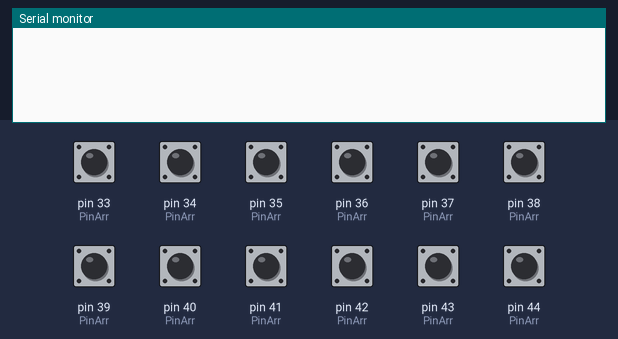
A sketch run on a simulated Arduino Mega 2560, built with avr-gcc and run on an emulated ATmega2560. On the bench: the last lines printed to the serial monitor. Inputs (shaded band) come from the test bench; at power-on: pin 33 (PinArr), pin 34 (PinArr), pin 35 (PinArr), pin 36 (PinArr), pin 37 (PinArr), pin 38 (PinArr), pin 39 (PinArr), pin 40 (PinArr), pin 41 (PinArr), pin 42 (PinArr), pin 43 (PinArr), pin 44 (PinArr) HIGH.

Above: at 1.2 s.
1.3 s: pin 33 (PinArr) pulled LOW for 0.15 s
At 2.0 s:
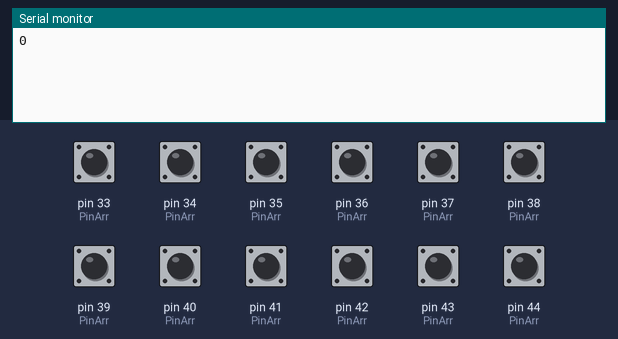
2.9 s: pin 34 (PinArr) pulled LOW for 0.15 s
At 4.1 s:
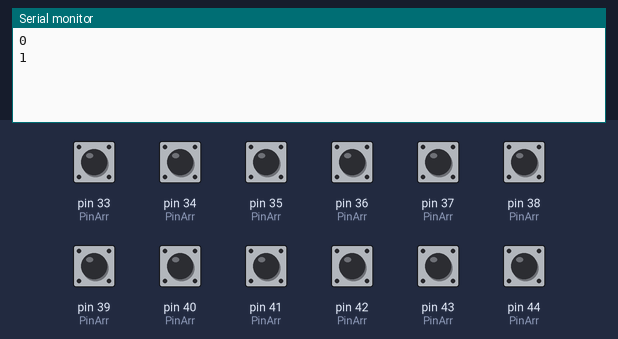
4.5 s: pin 35 (PinArr) pulled LOW for 0.15 s
At 5.6 s:
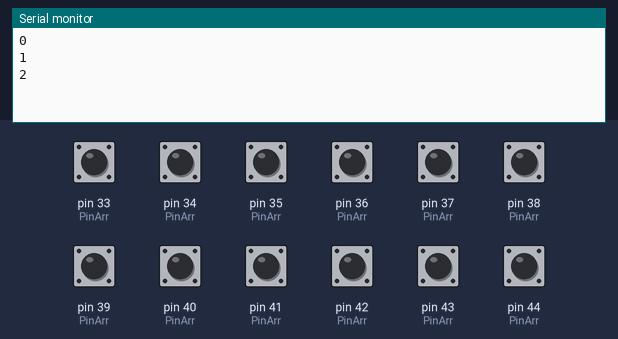
6.1 s: pin 36 (PinArr) pulled LOW for 0.15 s
At 6.8 s:
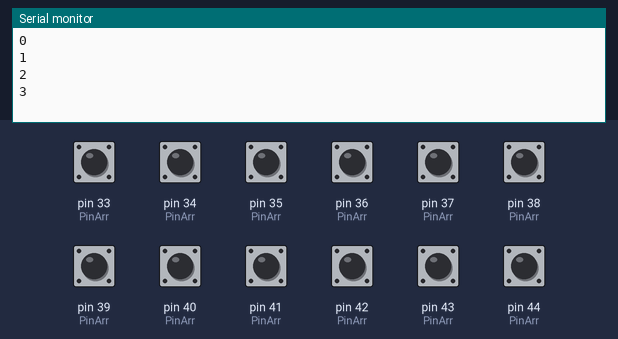
7.7 s: pin 37 (PinArr) pulled LOW for 0.15 s
At 8.1 s:
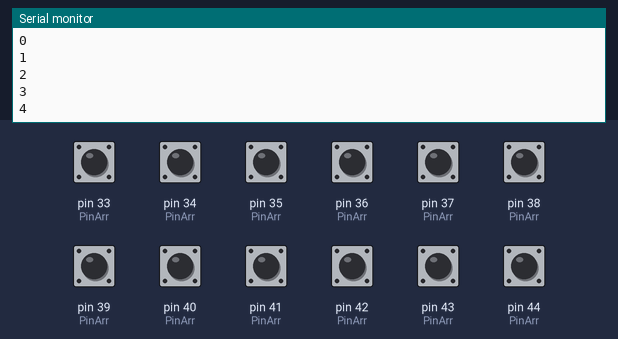
9.3 s: pin 38 (PinArr) pulled LOW for 0.15 s
At 10.5 s:
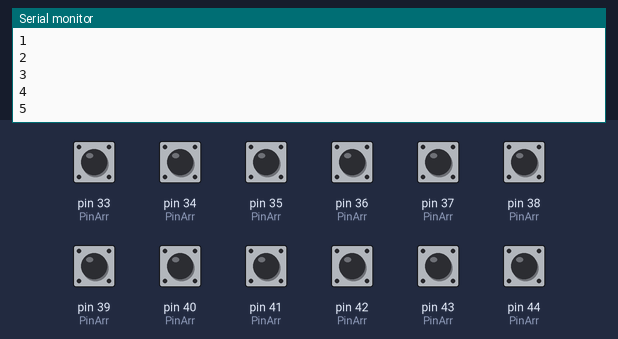
Timing chart, 0 to 11.9 s (numbered marks = the images above; inputs shaded):
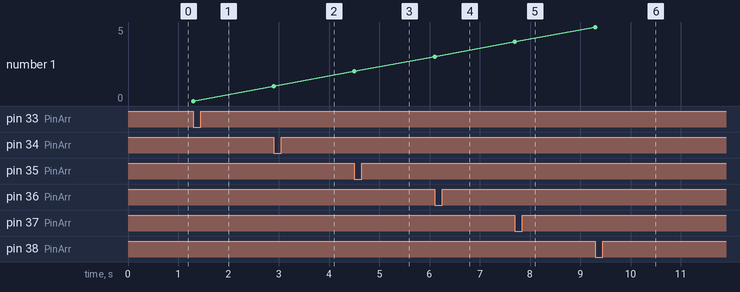

Measured:
- after the input at 1.3 s, the serial monitor: prints a new line at once (image 1)
- after the input at 2.9 s, the serial monitor: prints a new line at once (image 2)
- after the input at 4.5 s, the serial monitor: prints a new line at once (image 3)
- after the input at 6.1 s, the serial monitor: prints a new line at once (image 4)
- after the input at 7.7 s, the serial monitor: prints a new line at once (image 5)
- after the input at 9.3 s, the serial monitor: prints a new line at once (image 6)
- plotted number 1: 0 → 1 after the input at 2.9 s, 1 → 2 after the input at 4.5 s, 2 → 3 after the input at 6.1 s, 3 → 4 after the input at 7.7 s, 4 → 5 after the input at 9.3 s

The sketch:

button.ino
```cpp
// Arduino Due Analog PWM Test
#include "Button.h"

const int PinArr[12] = {33, 34, 35, 36, 37, 38, 39, 40, 41, 42, 43, 44};
Button arr[12];

void setup() {
  // put your setup code here, to run once:
  Serial.begin(9600);
  for (int i = 0; i<12; i++)
  {
    arr[i].setup(PinArr[i]);
  }
}

void loop() {
  // put your main code here, to run repeatedly:
  for(int i = 0; i < 12; i++)
  {
    if (arr[i].pressed())
    {
      Serial.println(i);
    }
  }
}
```

Button.cpp
```cpp
#include "Button.h"

#include <Arduino.h>

#define PRESSED 0

void Button::setup(int pin){
    _pin = pin;

    pinMode(_pin, INPUT_PULLUP);
}

bool Button::read(){
    if (_ignore_until > millis())
	{
		// ignore any changes during this period
	}

	// pin has changed
	else if (digitalRead(_pin) != _state)
	{
		_ignore_until = millis() + _delay;
		_state = !_state;
		_has_changed = true;
	}

	return _state;
}

bool Button::has_changed()
{
	if (_has_changed)
	{
		_has_changed = false;
		return true;
	}
	return false;
}

// has the button gone from off -> on
bool Button::pressed()
{
	return (read() == PRESSED && has_changed());
}
```

Button.h
```cpp
#pragma once

// #include <Arduino.h>

class Button{

private:
    int _pin;
    bool _state;
    bool _has_changed;
    unsigned long _ignore_until;
    uint32_t _delay;

public:
    Button(){
      _delay = 100;
    };

public:
    void setup(int pin);
    bool read();
    bool has_changed();
    bool pressed();

};
```
